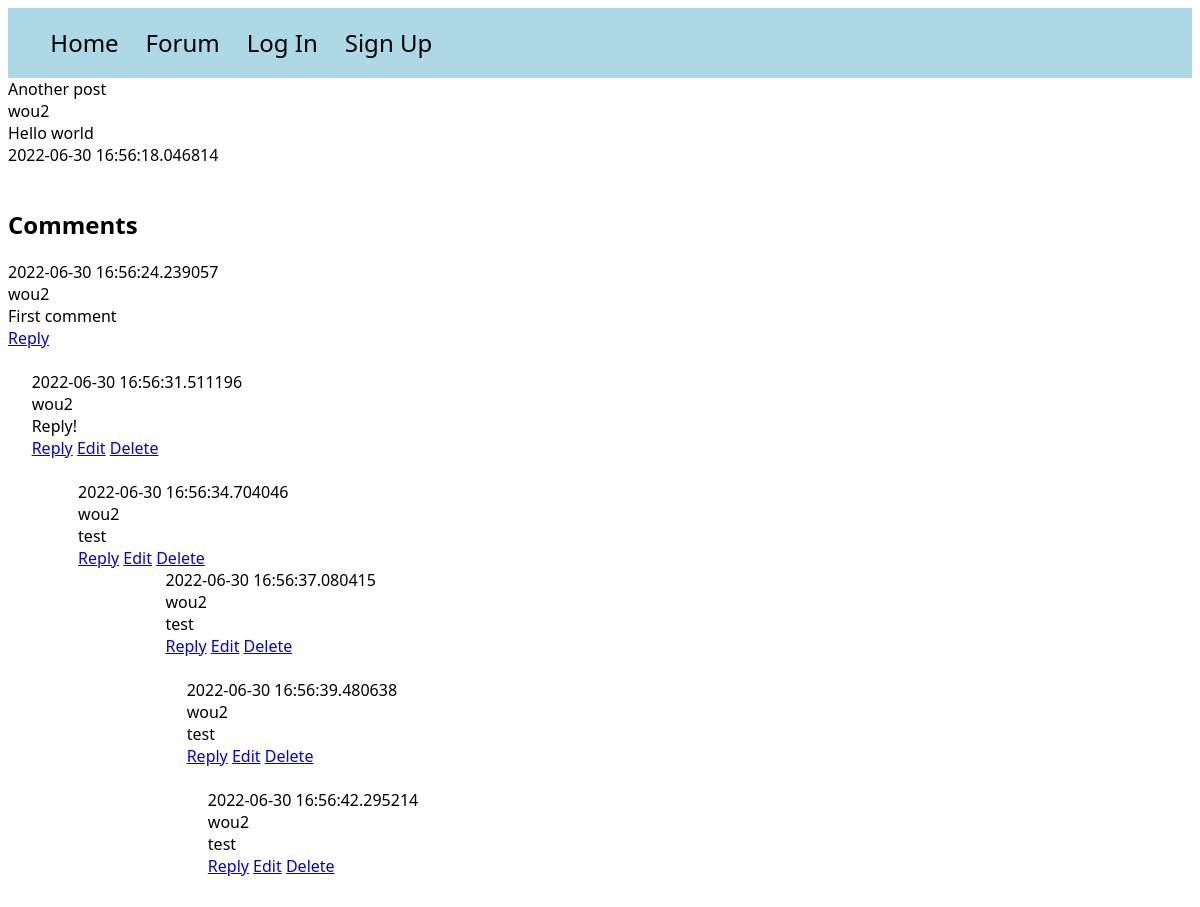
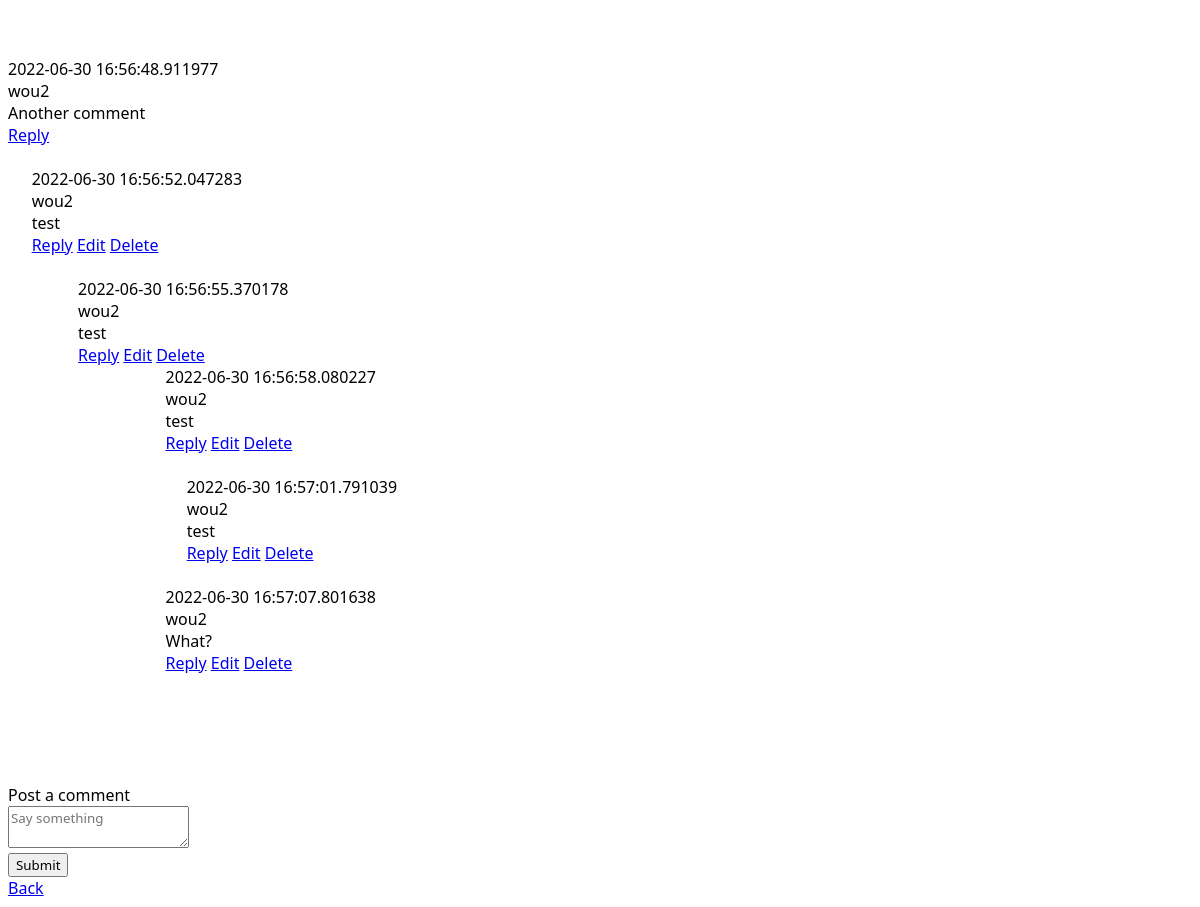
The app's page /posts/2, older data (2 pictures, top to bottom).
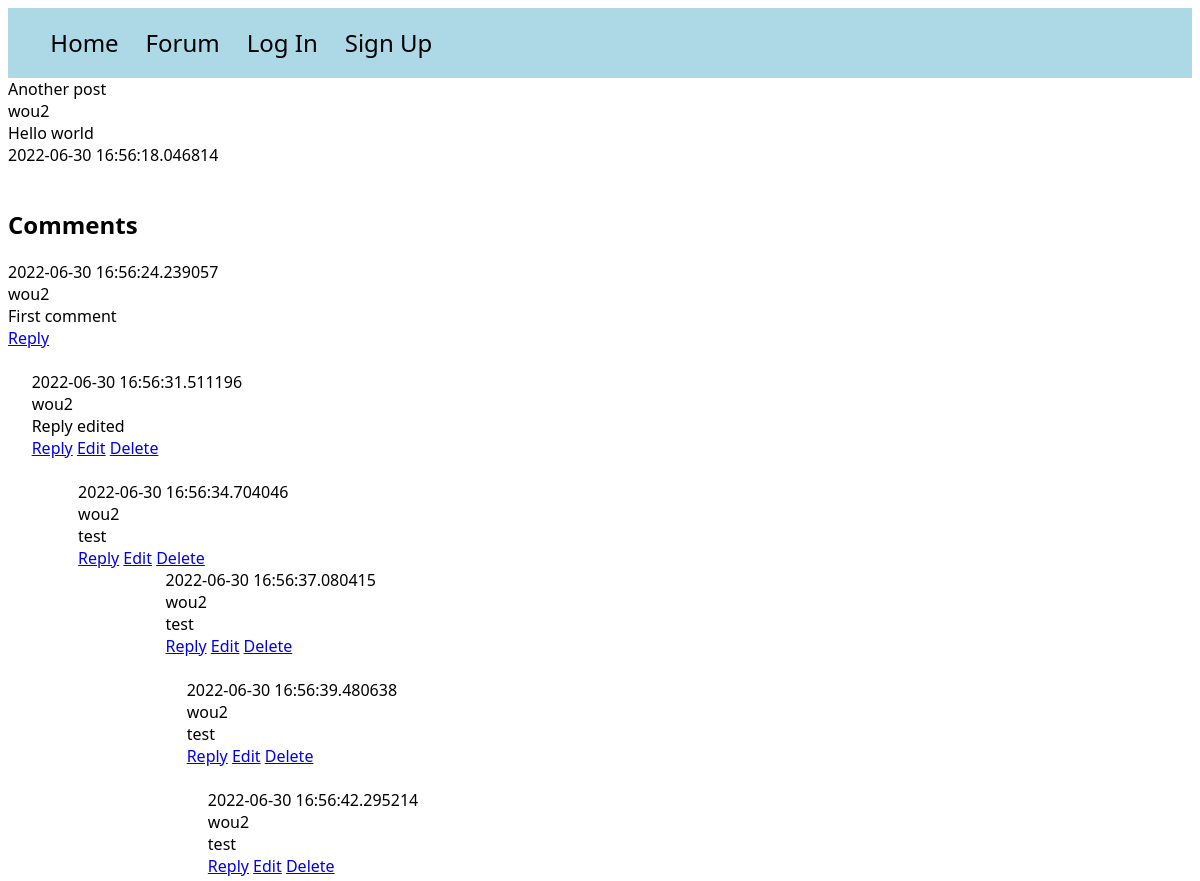
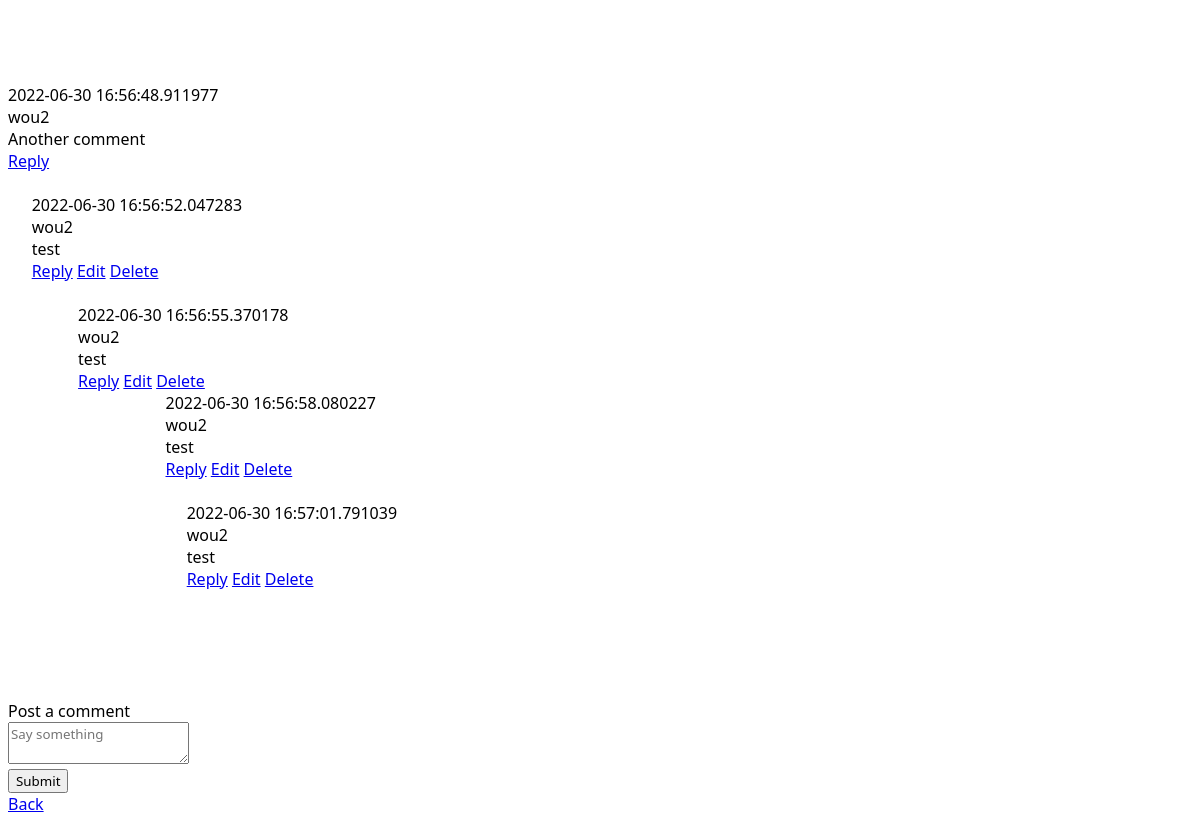
The same page, newer data (2 pictures, top to bottom).
### models.py (models this page shows)
class Post(db.Model):
    id = db.Column(db.Integer, primary_key=True)
    title = db.Column(db.String(100))
    content = db.Column(db.Text)
    poster_id = db.Column(db.Integer, db.ForeignKey(User.id))
    date_posted = db.Column(db.DateTime, default=datetime.utcnow)
    slug = db.Column(db.String(256))
    comments = db.relationship('Comment', backref='commented_post')

class User(UserMixin, db.Model):
    id = db.Column(db.Integer, primary_key=True)
    email = db.Column(db.String(100), unique=True)
    password = db.Column(db.String(100))
    name = db.Column(db.String(1000))
    last_seen = db.Column(db.String(100))
    posts = db.relationship('Post', backref='poster')

class Comment(db.Model):
    id = db.Column(db.Integer, primary_key=True)
    author_id = db.Column(db.Integer, db.ForeignKey(User.id))
    author_name = db.relationship('User', backref='comment_poster')
    content = db.Column(db.Text)
    timestamp = db.Column(db.DateTime, default=datetime.utcnow)
    post_id = db.Column(db.Integer, db.ForeignKey(Post.id))
    replies = db.relationship('Reply', backref='replied_comment')

class Reply(db.Model):
    id = db.Column(db.Integer, primary_key=True)
    reply_author_id = db.Column(db.Integer, db.ForeignKey(User.id))
    reply_author_name = db.relationship('User', backref='reply_poster')
    content = db.Column(db.Text)
    timestamp = db.Column(db.DateTime, default=datetime.utcnow)
    comment_id = db.Column(db.Integer, db.ForeignKey(Comment.id))
    post_id = db.Column(db.Integer, db.ForeignKey(Post.id))
    replies = db.relationship('ReplyThread', backref='replied_thread')

class ReplyThread(db.Model):
    id = db.Column(db.Integer, primary_key=True)
    author_id = db.Column(db.Integer, db.ForeignKey(User.id))
    author_name = db.relationship('User', backref='reply_thread_poster')
    content = db.Column(db.Text)
    timestamp = db.Column(db.DateTime, default=datetime.utcnow)
    reply_id = db.Column(db.Integer, db.ForeignKey(Reply.id))
    parent_id = db.Column(db.Integer, db.ForeignKey('reply_thread.id'))
    children = db.relationship('ReplyThread', backref='parent', remote_side=[id])
    post_id = db.Column(db.Integer, db.ForeignKey(Post.id))
    depth = db.Column(db.Integer, default=1)

### app.py (the view)
@app.route('/posts/<int:id>')
def post(id):
    post = Post.query.get_or_404(id)
    comments = Comment.query.order_by(Comment.timestamp)
    replies = Reply.query.order_by(Reply.timestamp)
    reply_threads = ReplyThread.query.order_by(ReplyThread.timestamp)
    specific_comments = [comment for comment in comments if comment.post_id == id]
    return render_template("post.html", post=post, comments=specific_comments, replies=replies, reply_threads=reply_threads, reply_thread_continued=reply_threads)

### templates/post.html (shortened to what this page needs)
<!DOCTYPE html>
<html lang="en">
<head>
</head>
<link rel="stylesheet" href="/static/style.css">
<body>
<div id="navbar">
    <ul>
        <a href="{{ url_for('home') }}"><li>Home</li></a>
        <a href="{{ url_for('posts') }}"><li>Forum</li></a>
         {% if not current_user.is_authenticated %}
        <a href="{{ url_for('auth.login') }}"><li>Log In</li></a> <a href="{{ url_for('auth.signup') }}"><li>Sign Up</li></a>
        {% endif %}
    </ul>
</div>
{{ post.title }}<br>
{{ post.poster.name }}<br>
{{ post.content }}<br>
{{ post.date_posted }}<br><br>
<div id="comment-container">
    <h2>Comments</h2>
    {% for comment in comments %}
        {{ comment.timestamp }} <br>
        {{ comment.author_name.name }} <br>
        {{ comment.content }} <br>
        <a href="{{ url_for('reply_comment', id=comment.id) }}">Reply</a>
        <br> <br>
        <div id="comment-reply-container">
        {% for reply in replies %}
            {% if reply.comment_id == comment.id %}
                {{ reply.timestamp }} <br>
                {{ reply.reply_author_name.name }} <br>
                {{ reply.content }} <br>
                <a href="{{ url_for('reply_thread', id=reply.id) }}">Reply</a>
                <a href="{{ url_for('edit_reply', id=reply.id) }}">Edit</a>
                <a href="{{ url_for('delete_reply', id=reply.id) }}">Delete</a> <br><br>
                <div id="reply-thread-container">
                    {% for reply_thread in reply_threads %}
                    {% if reply_thread.reply_id == reply.id and not reply_thread.parent_id %}
                        {{ reply_thread.timestamp }} <br>
                        {{ reply_thread.author_name.name }} <br>
                        {{ reply_thread.content }} <br>
                        <a href="{{ url_for('reply_thread_continue', id=reply_thread.id) }}">Reply</a>
                        <a href="{{ url_for('delete_reply_thread', id=reply_thread.id) }}">Edit</a>
                        <a href="{{ url_for('delete_reply_thread', id=reply_thread.id) }}">Delete</a>
                        <div id="highest-depth-reply-container">
                                {% for reply_thread_continue in reply_thread_continued %}
                                    <div id="depth-marker" style="margin-left: {{ reply_thread_continue.depth|int }}%">
                                    {% if reply_thread_continue.parent_id == reply_thread.id or reply_thread_continue.reply_id == reply_thread_continue.children.reply_id and reply_thread_continue.reply_id == reply.id %}
                                        {{ reply_thread_continue.timestamp }} <br>
                                        {{ reply_thread_continue.author_name.name }} <br>
                                        {{ reply_thread_continue.content }} <br>
                                        <a href="{{ url_for('reply_thread_continue', id=reply_thread_continue.id) }}">Reply</a>
                                        <a href="{{ url_for('delete_reply_thread', id=reply_thread.id) }}">Edit</a>
                                        <a href="{{ url_for('delete_reply_thread', id=reply_thread_continue.id) }}">Delete</a><br><br>
                                    {% endif %}
                                    </div>
                                {% endfor %}
                        </div>
                        <br>
                    {% endif %}
                {% endfor %}
                </div>
                <br>
            {% endif %}
        {% endfor %} <br>
        </div>
    {% endfor %}
</div>
<br>
<div id="add-comment-container">
    <form class="comment-form" action="{{ url_for('post_comment', id=post.id) }}" method="post">
        <label for="comment-content">Post a comment</label>
        <div class="field">
            <textarea id="comment-content" name="comment_body" placeholder="Say something"></textarea>
        </div>
        <input type="submit">
    </form>
</div>
<a href="{{ url_for('posts') }}">Back</a>
</body>
</html>

### static/style.css (style rules this page uses)
* { font-family: Segoe UI; }
#navbar { background-color: lightblue; padding: 0.2%; }
li { font-size: 1.5em; text-decoration: none; color: black; display: inline-block; padding-right: 2%; }
#comment-reply-container { margin-left: 2%; }
#reply-thread-container { margin-left: 4%; }
#highest-depth-reply-container { margin-left: 5%; }

Row changes from the older to the newer data that the page shows:
removed ReplyThread: timestamp "2022-06-30 16:57:07.801638", author_name.name "wou2", content "What?", shown under "2022-06-30 16:56:55.370178"
changed Reply: content "Reply!" → "Reply edited"
